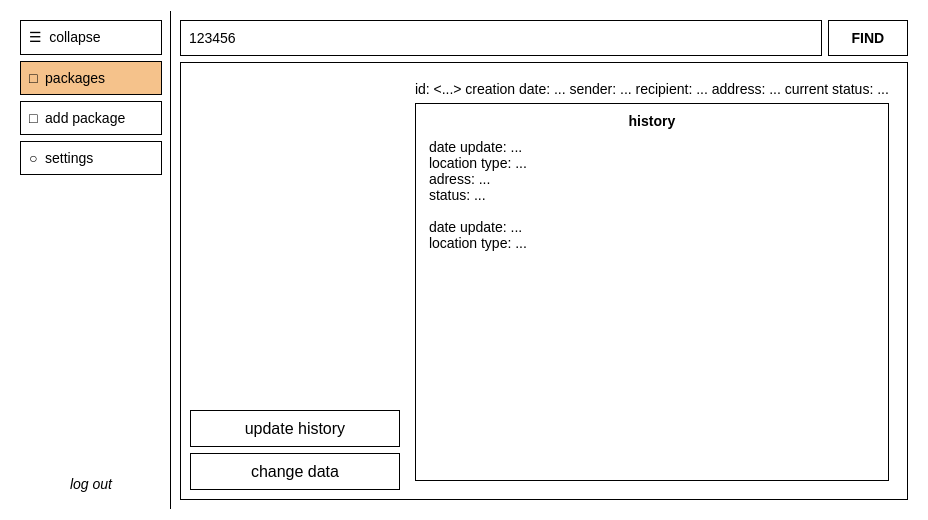
<?xml version='1.0' encoding='UTF-8'?>
<ui version="4.0">
 <class>EmployeeWindow</class>
 <widget class="QWidget" name="EmployeeWindow">
  <property name="geometry"><rect><x>0</x><y>0</y><width>850</width><height>520</height></rect></property>
  <property name="windowTitle"><string>Employee Panel</string></property>
  <property name="styleSheet"><string>QWidget { background: white; color: black; font-family: Arial; font-size: 14px; } QLineEdit { border: 1px solid black; padding: 6px; } QPushButton { border: 1px solid black; background: white; padding: 8px; text-align: left; } QPushButton:hover { background-color: #f2f2f2; } QPushButton:pressed { background-color: #e6e6e6; } QFrame#sidebarFrame { border-right: 1px solid black; } QFrame#outerCard, QFrame#innerRightCard, QFrame#historyFrame, QFrame#settingsBox { border: 1px solid black; }</string></property>
  <layout class="QHBoxLayout" name="mainLayout">
   <property name="spacing"><number>0</number></property>
   <property name="ContentsMargins"><number>0</number><number>0</number><number>0</number><number>0</number></property>
   <item>
    <widget class="QFrame" name="sidebarFrame">
     <property name="minimumSize"><size><width>160</width><height>0</height></size></property>
     <property name="maximumSize"><size><width>160</width><height>16777215</height></size></property>
     <layout class="QVBoxLayout" name="sidebarLayout">
      <item><widget class="QPushButton" name="btnCollapse"><property name="text"><string>☰  collapse</string></property></widget></item>
      <item><widget class="QPushButton" name="btnNavPackages"><property name="text"><string>□  packages</string></property><property name="styleSheet"><string>QPushButton { background: #f5c28b; } QPushButton:hover { background: #f0b06a; }</string></property></widget></item>
      <item><widget class="QPushButton" name="btnNavAddPackage"><property name="text"><string>□  add package</string></property></widget></item>
      <item><widget class="QPushButton" name="btnNavSettings"><property name="text"><string>○  settings</string></property></widget></item>
      <item><spacer name="vSpacer"><property name="orientation"><enum>Qt::Vertical</enum></property><property name="sizeHint" stdset="0"><size><width>20</width><height>40</height></size></property></spacer></item>
      <item><widget class="QPushButton" name="btnLogout"><property name="text"><string>log out</string></property><property name="styleSheet"><string>border: none; font-style: italic; text-align: center;</string></property></widget></item>
     </layout>
    </widget>
   </item>
   <item>
    <widget class="QStackedWidget" name="stackedMain">
     <widget class="QWidget" name="pagePackages">
      <layout class="QVBoxLayout">
       <property name="ContentsMargins"><number>30</number><number>20</number><number>30</number><number>20</number></property>
       <item>
        <layout class="QHBoxLayout">
         <item><widget class="QLineEdit" name="editSearchPkg"><property name="minimumSize"><size><width>0</width><height>36</height></size></property><property name="text"><string>123456</string></property></widget></item>
         <item><widget class="QPushButton" name="btnFindPkg"><property name="minimumSize"><size><width>80</width><height>36</height></size></property><property name="text"><string>FIND</string></property><property name="styleSheet"><string>font-weight: bold; text-align: center;</string></property></widget></item>
        </layout>
       </item>
       <item>
        <widget class="QFrame" name="outerCard">
         <layout class="QHBoxLayout">
          <property name="ContentsMargins"><number>25</number><number>20</number><number>25</number><number>20</number></property>
          <item>
           <layout class="QVBoxLayout">
            <item><widget class="QLabel" name="lblBox"><property name="minimumSize"><size><width>210</width><height>210</height></size></property><property name="alignment"><set>Qt::AlignCenter</set></property><property name="styleSheet"><string>border: none;</string></property><property name="pixmap"><pixmap>ui/assets/cube.png</pixmap></property><property name="scaledContents"><bool>true</bool></property></widget></item>
            <item><widget class="QPushButton" name="btnModeUpdateHistory"><property name="text"><string>update history</string></property><property name="styleSheet"><string>text-align: center; font-size: 16px;</string></property></widget></item>
            <item><widget class="QPushButton" name="btnModeChangeData"><property name="text"><string>change data</string></property><property name="styleSheet"><string>text-align: center; font-size: 16px;</string></property></widget></item>
           </layout>
          </item>
          <item>
           <widget class="QStackedWidget" name="stackedPackageDetails">
            <widget class="QWidget" name="subViewDetails">
             <layout class="QVBoxLayout">
              <item><widget class="QLabel" name="lblDetails"><property name="text"><string>id: &lt;...&gt;

creation date: ...
sender: ...
recipient: ...
address: ...
current status: ...</string></property></widget></item>
              <item>
               <widget class="QFrame" name="historyFrame">
                <layout class="QVBoxLayout">
                 <item><widget class="QLabel" name="lblHTitle"><property name="text"><string>history</string></property><property name="alignment"><set>Qt::AlignCenter</set></property><property name="styleSheet"><string>font-weight: bold;</string></property></widget></item>
                 <item><widget class="QTextBrowser" name="txtHistory"><property name="styleSheet"><string>border: none;</string></property><property name="plainText"><string>date update: ...
location type: ...
adress: ...
status: ...

date update: ...
location type: ...</string></property></widget></item>
                </layout>
               </widget>
              </item>
             </layout>
            </widget>
            <widget class="QWidget" name="subUpdateHistory">
             <layout class="QVBoxLayout">
              <item>
               <widget class="QFrame" name="innerRightCard">
                <layout class="QVBoxLayout">
                 <property name="ContentsMargins"><number>20</number><number>20</number><number>20</number><number>20</number></property>
                 <item><widget class="QLabel" name="lblUpdHistoryFields"><property name="text"><string>ID: &lt;...&gt;


date: &lt;auto&gt;
location type: ...
adress: ...
status: ...</string></property></widget></item>
                 <item><spacer name="vSp1"><property name="orientation"><enum>Qt::Vertical</enum></property></spacer></item>
                 <item><widget class="QPushButton" name="btnSubmitHistory"><property name="text"><string>update</string></property><property name="styleSheet"><string>QPushButton { font-weight: bold; text-align: center; font-size: 16px; } QPushButton:hover { background-color: #fce0c5; }</string></property></widget></item>
                </layout>
               </widget>
              </item>
             </layout>
            </widget>
            <widget class="QWidget" name="subChangeData">
             <layout class="QVBoxLayout">
              <item>
               <widget class="QFrame" name="innerRightCard">
                <layout class="QVBoxLayout">
                 <property name="ContentsMargins"><number>20</number><number>20</number><number>20</number><number>20</number></property>
                 <item><widget class="QLabel" name="lblChgDataFields"><property name="text"><string>ID: &lt;...&gt;

creation date: ...
sender: ...
recipient: ...
address: ...</string></property></widget></item>
                 <item><spacer name="vSp2"><property name="orientation"><enum>Qt::Vertical</enum></property></spacer></item>
                 <item><widget class="QPushButton" name="btnSubmitData"><property name="text"><string>update</string></property><property name="styleSheet"><string>QPushButton { font-weight: bold; text-align: center; font-size: 16px; } QPushButton:hover { background-color: #fce0c5; }</string></property></widget></item>
                </layout>
               </widget>
              </item>
             </layout>
            </widget>
           </widget>
          </item>
         </layout>
        </widget>
       </item>
      </layout>
     </widget>
     <widget class="QWidget" name="pageAddPackage">
      <layout class="QVBoxLayout">
       <property name="ContentsMargins"><number>30</number><number>25</number><number>30</number><number>25</number></property>
       <item>
        <widget class="QFrame" name="outerCard">
         <layout class="QHBoxLayout">
          <property name="ContentsMargins"><number>25</number><number>25</number><number>25</number><number>25</number></property>
          <item>
           <layout class="QVBoxLayout">
            <item><widget class="QLabel" name="lblAddBox"><property name="minimumSize"><size><width>180</width><height>180</height></size></property><property name="alignment"><set>Qt::AlignCenter</set></property><property name="styleSheet"><string>border: none;</string></property><property name="pixmap"><pixmap>ui/assets/cube.png</pixmap></property><property name="scaledContents"><bool>true</bool></property></widget></item>
            <item><widget class="QPushButton" name="btnAddPackage"><property name="text"><string>ADD</string></property><property name="styleSheet"><string>QPushButton { font-weight: bold; text-align: center; font-size: 16px; } QPushButton:hover { background-color: #fce0c5; }</string></property></widget></item>
            <item><spacer name="vSp3"><property name="orientation"><enum>Qt::Vertical</enum></property></spacer></item>
           </layout>
          </item>
          <item>
           <widget class="QStackedWidget" name="stackedAddPackage">
            <widget class="QWidget" name="subAddForm">
             <layout class="QVBoxLayout">
              <item>
               <widget class="QFrame" name="innerRightCard">
                <layout class="QVBoxLayout">
                 <property name="ContentsMargins"><number>20</number><number>20</number><number>20</number><number>20</number></property>
                 <item><widget class="QLabel" name="lblAddFields"><property name="text"><string>ID: &lt;auto&gt;
date create: &lt;auto&gt;
status: &lt;auto&gt;


Package number: ...
Sender: ...
Recipient: ...
Address: ...</string></property><property name="styleSheet"><string>font-size: 16px;</string></property></widget></item>
                 <item><spacer name="vSp4"><property name="orientation"><enum>Qt::Vertical</enum></property></spacer></item>
                </layout>
               </widget>
              </item>
             </layout>
            </widget>
            <widget class="QWidget" name="subAddSuccess">
             <layout class="QVBoxLayout">
              <item>
               <widget class="QFrame" name="innerRightCard">
                <layout class="QVBoxLayout">
                 <item><spacer name="vSp5"><property name="orientation"><enum>Qt::Vertical</enum></property></spacer></item>
                 <item><widget class="QLabel" name="lblSuccessMsg"><property name="text"><string>The &lt;ID&gt; package has been successfully added</string></property><property name="alignment"><set>Qt::AlignCenter</set></property><property name="styleSheet"><string>font-size: 16px; font-style: italic;</string></property></widget></item>
                 <item>
                  <layout class="QHBoxLayout">
                   <item><spacer name="hSp1"><property name="orientation"><enum>Qt::Horizontal</enum></property></spacer></item>
                   <item><widget class="QPushButton" name="btnAddOk"><property name="minimumSize"><size><width>90</width><height>36</height></size></property><property name="text"><string>OK</string></property><property name="styleSheet"><string>QPushButton { font-weight: bold; text-align: center; } QPushButton:hover { background-color: #fce0c5; }</string></property></widget></item>
                   <item><spacer name="hSp2"><property name="orientation"><enum>Qt::Horizontal</enum></property></spacer></item>
                  </layout>
                 </item>
                 <item><spacer name="vSp6"><property name="orientation"><enum>Qt::Vertical</enum></property></spacer></item>
                </layout>
               </widget>
              </item>
             </layout>
            </widget>
           </widget>
          </item>
         </layout>
        </widget>
       </item>
      </layout>
     </widget>
     <widget class="QWidget" name="pageSettings">
      <layout class="QVBoxLayout">
       <property name="ContentsMargins"><number>30</number><number>25</number><number>30</number><number>25</number></property>
       <item>
        <widget class="QFrame" name="settingsBox">
         <layout class="QVBoxLayout">
          <property name="ContentsMargins"><number>15</number><number>15</number><number>15</number><number>15</number></property>
          <item><widget class="QLabel" name="lblSetTitle"><property name="minimumSize"><size><width>0</width><height>36</height></size></property><property name="text"><string>Change account data</string></property><property name="alignment"><set>Qt::AlignCenter</set></property><property name="styleSheet"><string>background: #efefef; border: 1px solid black; font-size: 16px;</string></property></widget></item>
          <item>
           <layout class="QGridLayout">
            <item row="0" column="0"><widget class="QLineEdit" name="editSetName"><property name="placeholderText"><string>Name: ...</string></property></widget></item>
            <item row="0" column="1"><widget class="QLineEdit" name="editSetSecondName"><property name="placeholderText"><string>Second name: ...</string></property></widget></item>
            <item row="1" column="0"><widget class="QLineEdit" name="editSetUsername"><property name="placeholderText"><string>Username: ...</string></property></widget></item>
            <item row="1" column="1"><widget class="QLineEdit" name="editSetEmail"><property name="placeholderText"><string>Email: ...</string></property></widget></item>
           </layout>
          </item>
          <item>
           <layout class="QHBoxLayout">
            <item><widget class="QLineEdit" name="editSetPassword"><property name="placeholderText"><string>New password:</string></property></widget></item>
            <item><widget class="QPushButton" name="btnUpdateAccount"><property name="minimumSize"><size><width>220</width><height>34</height></size></property><property name="text"><string>UPDATE</string></property><property name="styleSheet"><string>QPushButton { font-weight: bold; text-align: center; } QPushButton:hover { background-color: #fce0c5; }</string></property></widget></item>
           </layout>
          </item>
          <item><widget class="QPushButton" name="btnChangeTheme"><property name="minimumSize"><size><width>0</width><height>36</height></size></property><property name="text"><string>Change theme ⇄</string></property><property name="styleSheet"><string>QPushButton { background: #efefef; border: 1px solid black; text-align: center; font-size: 16px; } QPushButton:hover { background: #e0e0e0; } QPushButton:pressed { background: #d0d0d0; }</string></property></widget></item>
          <item><widget class="QLabel" name="lblLang"><property name="minimumSize"><size><width>0</width><height>36</height></size></property><property name="text"><string>Change language</string></property><property name="alignment"><set>Qt::AlignCenter</set></property><property name="styleSheet"><string>background: #efefef; border: 1px solid black; font-size: 16px;</string></property></widget></item>
          <item>
           <layout class="QHBoxLayout">
            <item><widget class="QLineEdit" name="editLang"><property name="text"><string>Language: EN</string></property><property name="readOnly"><bool>true</bool></property></widget></item>
            <item><widget class="QPushButton" name="btnLangDrop"><property name="maximumSize"><size><width>60</width><height>34</height></size></property><property name="text"><string>⇩</string></property><property name="styleSheet"><string>QPushButton { text-align: center; font-size: 18px; }</string></property></widget></item>
           </layout>
          </item>
          <item><spacer name="vSpSet"><property name="orientation"><enum>Qt::Vertical</enum></property></spacer></item>
         </layout>
        </widget>
       </item>
      </layout>
     </widget>
    </widget>
   </item>
  </layout>
 </widget>
</ui>
